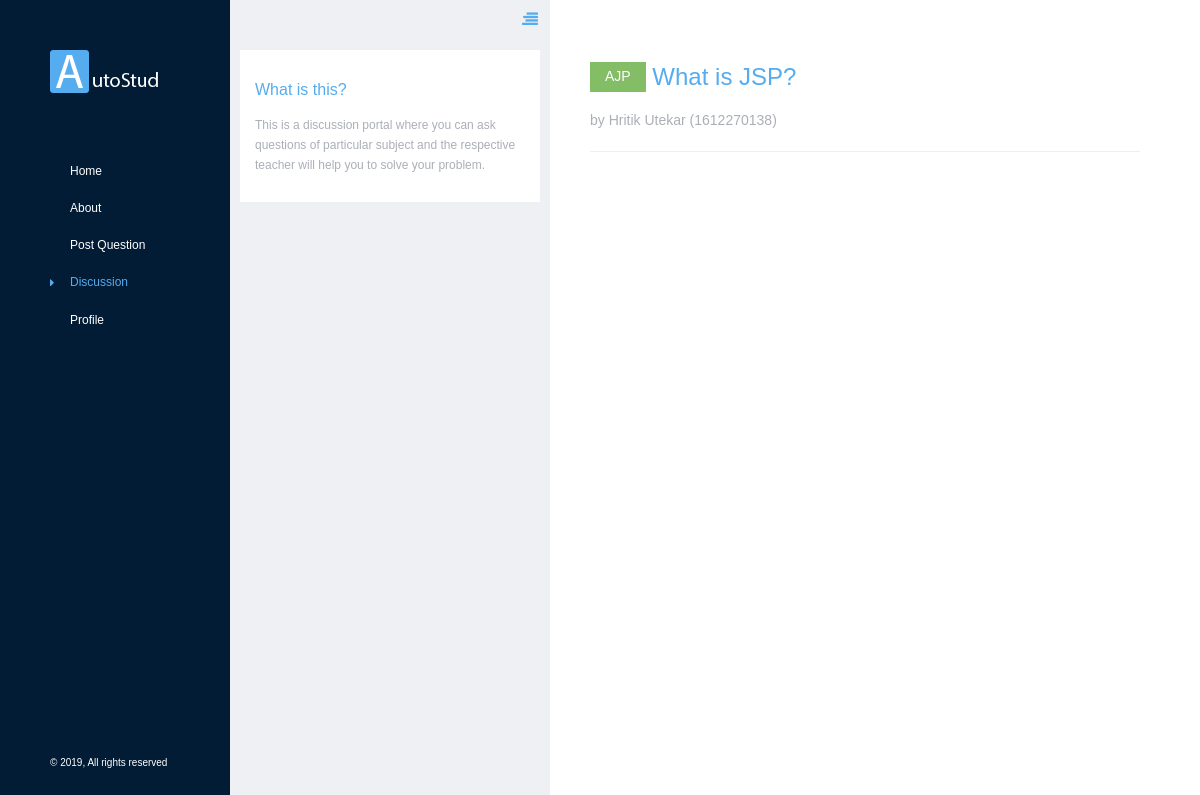
/discussion/my_question.php (signed in), run on the app's committed database.
### tables this page shows
CREATE TABLE `questions` (
  `id` int(11) NOT NULL,
  `enroll` varchar(256) NOT NULL,
  `subject` varchar(256) NOT NULL,
  `question` text NOT NULL,
  `description` text NOT NULL,
  `status` varchar(256) NOT NULL DEFAULT 'Unsolved',
  `notify` int(11) NOT NULL DEFAULT '0'
);

CREATE TABLE `user_login` (
  `id` int(11) NOT NULL,
  `user_first` varchar(256) NOT NULL,
  `user_last` varchar(256) NOT NULL,
  `user_email` varchar(256) NOT NULL,
  `user_uid` varchar(256) NOT NULL,
  `enroll` varchar(256) DEFAULT NULL,
  `user_pwd` varchar(256) NOT NULL
);

### discussion/my_question.php (the view, shortened to what this page needs)
<!doctype html>
<html lang="">
<head>
    <link href="../assets/css/style.css" rel="stylesheet" type="text/css">
    <link href="../assets/css/custom.css" rel="stylesheet" type="text/css">
</head>
<body class="quickSectionActive skipAutoCollapse">
<div class="bodyWrap">
    <header class="doc-header">
        <div class="logoWrap">
            <a href="../home"><img src="../assets/img/basic/logo.png" alt="/" width="109" height="43"></a>
        </div>
        <ul class="main-nav">
            <li><a href="../home">Home</a></li>
            <li><a href="../about/">About</a></li>
            <li><a href="../post_question/">Post Question</a></li>
            <li class="active"><a href="./">Discussion</a></li>
            <li><a href="../login"><?php
                    if (!isset($_SESSION['u_uid'])) {
                        echo 'Sign in / Sign up';
                    } else {
                        echo 'Profile';
                    }
                    ?></a></li>
        </ul>
        <span class="copyRights">&copy; 2019, All rights reserved</span>
    </header>
    <div class="optionsPanel">
        <button class="toggleOptionPanel"><i class="fa fa-align-right"></i></button>
        <div class="inner">
            <div class="text-widget">
                <h4>What is this?</h4>
                <p>This is a discussion portal where you can ask questions of particular subject and the respective teacher will help you to solve your problem.</p>
            </div>
            <br>
        </div>
    </div>
    <main class="contentArea">
        <div class="contentAreaInner clearfix">
            <div class="heading">
                <?php
                include '../includes/dbh.inc.php';
                if (isset($_SESSION['enroll'])) {
                    $sql = "SELECT * FROM questions WHERE enroll=".$_SESSION['enroll'];
                } elseif (isset($_SESSION['id'])) {
                    $id = $_SESSION['id'];
                    $sql1 = "SELECT * FROM teacher_login WHERE teacher_id='$id'";
                    $result1 = mysqli_query($conn, $sql1);
                    $row1 = mysqli_fetch_assoc($result1);
                    if ($row1['AJP'] == '1') {
                        $sql = "SELECT * FROM questions WHERE `subject`='AJP'";
                    }
                }
                $result = mysqli_query($conn, $sql);
                $resultCheck = mysqli_num_rows($result);
                if ($resultCheck < 1) {
                    echo '<h1>No Topics Till Now!</h1><hr>';
                } else {
                    while ($row = mysqli_fetch_assoc($result)) {
                        $sql1 = "SELECT * FROM user_login WHERE enroll=".$row['enroll'];
                        $result1 = mysqli_query($conn, $sql1);
                        $row1 = mysqli_fetch_assoc($result1);
                        echo '<h1><span class="version status solved">'.$row['subject'].'</span> <a href="discussion.php?id='.$row['id'].'&&subject='.$row['subject'].'">'.$row['question'].'</a></h1>by '.$row1['user_first'].' '.$row1['user_last'].' ('.$row1['enroll'].')'.'<hr>';
                    }
                }
                ?>
            </div>
        </div>
    </main>
</div>
</body>
</html>

### data on the page
questions: subject "AJP", question "What is JSP?", user_login.user_first "Hritik", user_login.user_last "Utekar", user_login.enroll "1612270138"
